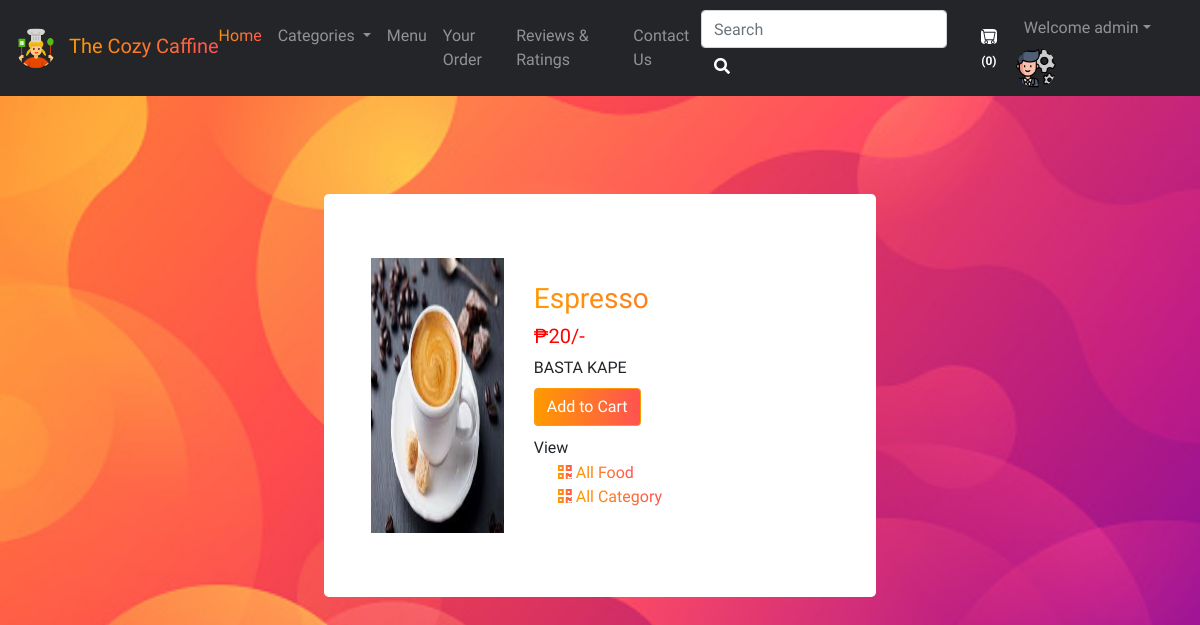
/viewPizza.php?itemid=12 (signed in), run on the app's committed database.
### tables this page shows
CREATE TABLE `sitedetail` (
  `tempId` int(11) NOT NULL,
  `systemName` varchar(21) NOT NULL,
  `email` varchar(35) NOT NULL,
  `contact1` bigint(21) NOT NULL,
  `contact2` bigint(21) DEFAULT NULL COMMENT 'Optional',
  `address` text NOT NULL,
  `dateTime` datetime NOT NULL DEFAULT current_timestamp()
);

CREATE TABLE `items` (
  `itemId` int(11) NOT NULL,
  `itemName` varchar(255) NOT NULL,
  `itemPrice` int(11) NOT NULL,
  `itemDesc` varchar(255) NOT NULL,
  `itemCategoryId` int(11) NOT NULL,
  `itemPubDate` datetime NOT NULL
);

### viewPizza.php (the view, shortened to what this page needs)
<!doctype html>
<html lang="en">
<head>
    <link rel="stylesheet" href="https://stackpath.bootstrapcdn.com/bootstrap/4.4.1/css/bootstrap.min.css">
    <link rel="stylesheet" href="https://use.fontawesome.com/releases/v5.8.2/css/all.css">
    <link rel="stylesheet" href="assets/css/custom.css">
</head>
<body>
    <?php include 'partials/_dbconnect.php'; ?>
    <?php require 'partials/_nav.php' ?>
    <div class="container my-4 mx-auto" id="cont">
        <div class="row jumbotron justify-content-center">
            <?php
            $itemId = $_GET['itemid'];
            $sql = "SELECT * FROM `items` WHERE itemId = $itemId";
            $result = mysqli_query($conn, $sql);
            $row = mysqli_fetch_assoc($result);
            $itemName = $row['itemName'];
            $itemPrice = $row['itemPrice'];
            $itemDesc = $row['itemDesc'];
            $itemCategoryId = $row['itemCategoryId'];
            ?>
            <?php
            echo  '<div class="col-md-4">
                <img src="img/item-' . $itemId . '.jpg" class="img-fluid" alt="Food Image">
            </div>
            <div class="col-md-8 my-4">
                <h3  style="background-image: linear-gradient(to right, #ff9a00, #ff5252); -webkit-background-clip: text; -webkit-text-fill-color: transparent;">' . $itemName . '</h3>
                <h5 style="color: #ff0000">₱' . $itemPrice . '/-</h5>
                <p class="mb-0 text-black">' . $itemDesc . '</p>';
            if ($loggedin) {
                $quaSql = "SELECT `itemQuantity` FROM `viewcart` WHERE itemId = '$itemId' AND `userId`='$userId'";
                $quaresult = mysqli_query($conn, $quaSql);
                $quaExistRows = mysqli_num_rows($quaresult);
                if ($quaExistRows == 0) {
                    echo '<form action="partials/_manageCart.php" method="POST">
                              <input type="hidden" name="itemId" value="' . $itemId . '">
                              <button type="submit" name="addToCart" class="btn btn-primary my-2">Add to Cart</button>';
                } else {
                    echo '<a href="viewCart.php"><button class="btn btn-primary my-2">Go to Cart</button></a>';
                }
            } else {
                echo '<button class="btn btn-primary my-2" data-toggle="modal" data-target="#loginModal">Add to Cart</button>';
            }
            echo '</form>
                <h6 class="my-1"> View </h6>
                <div class="mx-4">
                    <a href="viewPizzaList.php?catid=' . $itemCategoryId . '" class="active text-dark">
                        <i class="fas fa-qrcode"  style="background-image: linear-gradient(to right, #ff9a00, #ff5252); -webkit-background-clip: text; -webkit-text-fill-color: transparent;"></i>
                        <span  style="background-image: linear-gradient(to right, #ff9a00, #ff5252); -webkit-background-clip: text; -webkit-text-fill-color: transparent;">All Food</span>
                    </a>
                </div>
                <div class="mx-4">
                    <a href="about.php" class="active text-dark">
                        <i class="fas fa-qrcode"  style="background-image: linear-gradient(to right, #ff9a00, #ff5252); -webkit-background-clip: text; -webkit-text-fill-color: transparent;"></i>
                        <span  style="background-image: linear-gradient(to right, #ff9a00, #ff5252); -webkit-background-clip: text; -webkit-text-fill-color: transparent;">All Category</span>
                    </a>
                </div>
            </div>'
            ?>
        </div>
    </div>
</body>
</html>

### partials/_nav.php (shortened to what this page needs)
<?php
if (isset($_SESSION['loggedin']) && $_SESSION['loggedin'] == true) {
  $loggedin = true;
  $userId = $_SESSION['userId'];
  $username = $_SESSION['username'];
} else {
  $loggedin = false;
  $userId = 0;
}
$sql = "SELECT * FROM `sitedetail`";
$result = mysqli_query($conn, $sql);
$row = mysqli_fetch_assoc($result);
$systemName = $row['systemName'];
$countsql = "SELECT SUM(`itemQuantity`) FROM `viewcart` WHERE `userId`=$userId";
$countresult = mysqli_query($conn, $countsql);
$countrow = mysqli_fetch_assoc($countresult);
$count = $countrow['SUM(`itemQuantity`)'];
if (!$count) {
  $count = 0;
}
echo '<style>
.navbar-dark .navbar-nav .nav-link:hover {
  background-image: linear-gradient(to right, #ff9a00, #ff5252);
  background-clip: text;
  -webkit-background-clip: text;
  -webkit-text-fill-color: transparent;
  transition: 0.5s;
}
.home a{
  color: linear-gradient(to right, #ff9a00, #ff5252);
}
</style>
<nav class="navbar navbar-expand-lg navbar-dark navBg ">
<a class="navbar-brand mb-1 mt-1" href="index.php">
<img src="partials/uploads/cooking.png" alt="Company Logo" class="company-logo">
<span class="company-name ml-2" style="background-clip: text; -webkit-background-clip: text; -webkit-text-fill-color: transparent; background-image: linear-gradient(to right, #ff9a00, #ff5252);">' . $systemName . '</span>
</a>
      <button class="navbar-toggler" type="button" data-toggle="collapse" data-target="#navbarSupportedContent" aria-controls="navbarSupportedContent" aria-expanded="false" aria-label="Toggle navigation">
        <span class="navbar-toggler-icon"></span>
      </button>
      <div class="collapse navbar-collapse" id="navbarSupportedContent">
        <ul class="navbar-nav mr-auto">
          <li class="nav-item active home">
            <a class="nav-link" href="index.php" style="background-clip: text; -webkit-background-clip: text; -webkit-text-fill-color: transparent; background-image: linear-gradient(to right, #ff9a00, #ff5252);">Home<span class="sr-only">(current)</span></a>
          </li>
          <li class="nav-item dropdown">
            <a class="nav-link dropdown-toggle" href="#" id="navbarDropdown" role="button" data-toggle="dropdown" aria-haspopup="true" aria-expanded="false">
              Categories
            </a>
            <div class="dropdown-menu" aria-labelledby="navbarDropdown">';
echo '</div>
          </li>
          <li class="nav-item">
            <a class="nav-link" href="about.php">Menu</a>
          </li>
          <li class="nav-item">
            <a class="nav-link" href="viewOrder.php">Your Order</a>
          </li>
          <li class="nav-item">
          <a class="nav-link" href="reviews.php">Reviews & Ratings</a>
        </li>
        <li class="nav-item">
            <a class="nav-link" href="contact.php">Contact Us</a>
          </li>
        </ul>
        <div class="search-wrapper">
           <form method="get" action="search.php" class="form-inline searchForm">
            <div class="search-input">
              <input class="form-control mr-sm-2" type="search" name="search" id="search" placeholder="Search" aria-label="Search" required>
            </div>
            <button class="btn" id="textBtn" type="submit"><i class="fas fa-search"></i></button>
          </form>
        </div>
';
echo '<a href="viewCart.php">
        <button type="button" class="btn" title="MyCart">
          <svg xmlns="img/cart.svg" width="16" height="15" fill="currentColor" class="bi bi-cart cart " viewBox="0 0 16 16">
            <path d="M0 1.5A.5.5 0 0 1 .5 1H2a.5.5 0 0 1 .485.379L2.89 3H14.5a.5.5 0 0 1 .491.592l-1.5 8A.5.5 0 0 1 13 12H4a.5.5 0 0 1-.491-.408L2.01 3.607 1.61 2H.5a.5.5 0 0 1-.5-.5zM3.102 4l1.313 7h8.17l1.313-7H3.102zM5 12a2 2 0 1 0 0 4 2 2 0 0 0 0-4zm7 0a2 2 0 1 0 0 4 2 2 0 0 0 0-4zm-7 1a1 1 0 1 1 0 2 1 1 0 0 1 0-2zm7 0a1 1 0 1 1 0 2 1 1 0 0 1 0-2z"/>
            </svg>   <span id="textBtn"><span id="count"> (' . $count . ')</span>
        </button></a>';
if ($loggedin) {
  echo '<div class="d-flex flex-wrap justify-content">
  <ul class="navbar-nav mr-2">
    <li class="nav-item dropdown">
      <a class="nav-link dropdown-toggle" href="#" id="navbarDropdown" role="button" data-toggle="dropdown"> Welcome ' . $username . '</a>
      <div class="dropdown-menu" aria-labelledby="navbarDropdown">
        <a class="dropdown-item" href="partials/_logout.php">Logout</a>
      </div>
    </li>
  </ul>
  <div class="text-center image-size-small position-relative">
    <a href="viewProfile.php"><img src="img/profile-' . $userId . '.jpg" class="rounded-circle" onError="this.src = \'img/profilePic.png\'" style="width:40px; height:40px"></a>
  </div>
</div>
';
} else {
  echo '
          <button type="button" class="btn"  data-toggle="modal" data-target="#loginModal"><span id="textBtn">Login</span></button>
          <button type="button" class="btn textBtn"  data-toggle="modal" data-target="#signupModal"><span id="textBtn">SignUp</span></button>';
}
echo '</div>
    </nav>';

### assets/css/custom.css (style rules this page uses)
body { background: linear-gradient( 180deg, rgba(0, 0, 0, 1) 0%, rgba(0, 0, 0, 0.8) 100% ); }
* { font-family: 'Cherry Cream Soda', cursive; }
#textBtn { background: white; -webkit-background-clip: text; -webkit-text-fill-color: transparent; font-weight: bold; }
.cart { background: white; border-radius: 25%; }
.company-logo { max-width: 100%; border-radius: 25px; height: auto; max-height: 40px; }
#count { font-size: 12px; }
.navBg { background-color: #242529; }

### viewPizza.php (style rules this page uses)
body { background-image: url(img/bgcontatct.jpg); background-position: center; background-size: cover; background-repeat: no-repeat; height: 91.2vh; margin: 0; }
#cont { min-height: 80%; display: flex; align-items: center; justify-content: center; }
.btn-primary { background-image: linear-gradient(to right, #ff9a00, #ff5252); border-color: #ff9a00; }
.img-fluid { height: 100%; width: 100%; }
.jumbotron { background-color: white; }

### partials/_nav.php (style rules this page uses)
.home a { color: linear-gradient(to right, #ff9a00, #ff5252); }

### data on the page
sitedetail: systemName "The Cozy Caffine"
items: itemName "Espresso", itemPrice "20", itemDesc "BASTA KAPE"

### other printed values
$count "0"
$username "admin"
